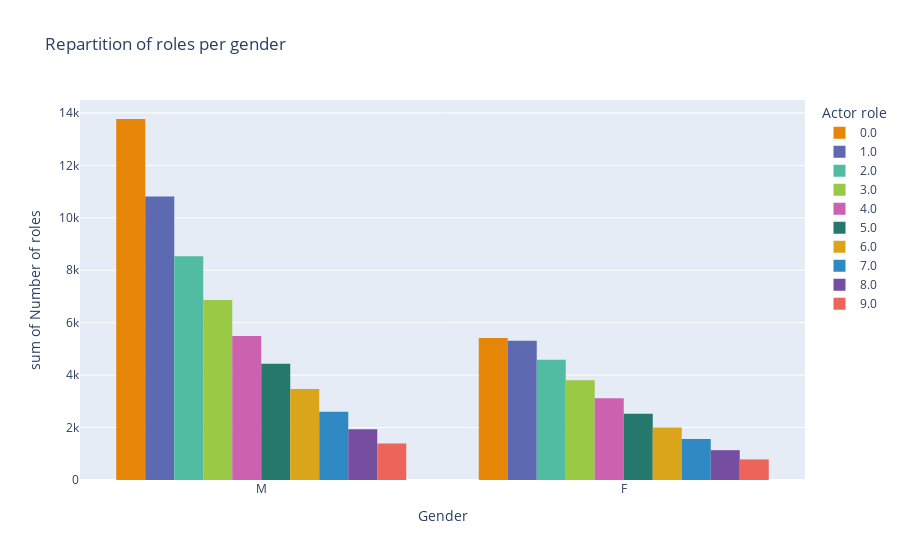

The cell this chart's notebook holds for it:
### Code cell
px.histogram(x = df_character.Actor_gender, y = df_character['count'], color = df_character.Main_actor, barmode='group', title='Repartition of roles per gender', labels = {'x':'Gender', 'y':'Number of roles', 'color':'Actor role'},color_discrete_sequence=px.colors.qualitative.Vivid)

### Figure 1 — Plotly figure (JSON) as saved in the notebook; plotly's stock layout.template omitted (floating-point values rounded to 4 significant figures; data arrays with more than 128 entries replaced by an {"elided": "..."} marker saying what was removed)
{"data": [{"alignmentgroup": "True", "bingroup": "x", "histfunc": "sum", "hovertemplate": "Actor role=0.0<br>Gender=%{x}<br>sum of Number of roles=%{y}<extra></extra>", "legendgroup": "0.0", "marker": {"color": "rgb(229, 134, 6)", "pattern": {"shape": ""}}, "name": "0.0", "offsetgroup": "0.0", "orientation": "v", "showlegend": true, "type": "histogram", "x": {"elided": "19185 str values"}, "xaxis": "x", "y": {"elided": "19185 int values"}, "yaxis": "y"}, {"alignmentgroup": "True", "bingroup": "x", "histfunc": "sum", "hovertemplate": "Actor role=1.0<br>Gender=%{x}<br>sum of Number of roles=%{y}<extra></extra>", "legendgroup": "1.0", "marker": {"color": "rgb(93, 105, 177)", "pattern": {"shape": ""}}, "name": "1.0", "offsetgroup": "1.0", "orientation": "v", "showlegend": true, "type": "histogram", "x": {"elided": "16122 str values"}, "xaxis": "x", "y": {"elided": "16122 int values"}, "yaxis": "y"}, {"alignmentgroup": "True", "bingroup": "x", "histfunc": "sum", "hovertemplate": "Actor role=2.0<br>Gender=%{x}<br>sum of Number of roles=%{y}<extra></extra>", "legendgroup": "2.0", "marker": {"color": "rgb(82, 188, 163)", "pattern": {"shape": ""}}, "name": "2.0", "offsetgroup": "2.0", "orientation": "v", "showlegend": true, "type": "histogram", "x": {"elided": "13118 str values"}, "xaxis": "x", "y": {"elided": "13118 int values"}, "yaxis": "y"}, {"alignmentgroup": "True", "bingroup": "x", "histfunc": "sum", "hovertemplate": "Actor role=3.0<br>Gender=%{x}<br>sum of Number of roles=%{y}<extra></extra>", "legendgroup": "3.0", "marker": {"color": "rgb(153, 201, 69)", "pattern": {"shape": ""}}, "name": "3.0", "offsetgroup": "3.0", "orientation": "v", "showlegend": true, "type": "histogram", "x": {"elided": "10671 str values"}, "xaxis": "x", "y": {"elided": "10671 int values"}, "yaxis": "y"}, {"alignmentgroup": "True", "bingroup": "x", "histfunc": "sum", "hovertemplate": "Actor role=4.0<br>Gender=%{x}<br>sum of Number of roles=%{y}<extra></extra>", "legendgroup": "4.0", "marker": {"color": "rgb(204, 97, 176)", "pattern": {"shape": ""}}, "name": "4.0", "offsetgroup": "4.0", "orientation": "v", "showlegend": true, "type": "histogram", "x": {"elided": "8608 str values"}, "xaxis": "x", "y": {"elided": "8608 int values"}, "yaxis": "y"}, {"alignmentgroup": "True", "bingroup": "x", "histfunc": "sum", "hovertemplate": "Actor role=5.0<br>Gender=%{x}<br>sum of Number of roles=%{y}<extra></extra>", "legendgroup": "5.0", "marker": {"color": "rgb(36, 121, 108)", "pattern": {"shape": ""}}, "name": "5.0", "offsetgroup": "5.0", "orientation": "v", "showlegend": true, "type": "histogram", "x": {"elided": "6957 str values"}, "xaxis": "x", "y": {"elided": "6957 int values"}, "yaxis": "y"}, {"alignmentgroup": "True", "bingroup": "x", "histfunc": "sum", "hovertemplate": "Actor role=6.0<br>Gender=%{x}<br>sum of Number of roles=%{y}<extra></extra>", "legendgroup": "6.0", "marker": {"color": "rgb(218, 165, 27)", "pattern": {"shape": ""}}, "name": "6.0", "offsetgroup": "6.0", "orientation": "v", "showlegend": true, "type": "histogram", "x": {"elided": "5467 str values"}, "xaxis": "x", "y": {"elided": "5467 int values"}, "yaxis": "y"}, {"alignmentgroup": "True", "bingroup": "x", "histfunc": "sum", "hovertemplate": "Actor role=7.0<br>Gender=%{x}<br>sum of Number of roles=%{y}<extra></extra>", "legendgroup": "7.0", "marker": {"color": "rgb(47, 138, 196)", "pattern": {"shape": ""}}, "name": "7.0", "offsetgroup": "7.0", "orientation": "v", "showlegend": true, "type": "histogram", "x": {"elided": "4161 str values"}, "xaxis": "x", "y": {"elided": "4161 int values"}, "yaxis": "y"}, {"alignmentgroup": "True", "bingroup": "x", "histfunc": "sum", "hovertemplate": "Actor role=8.0<br>Gender=%{x}<br>sum of Number of roles=%{y}<extra></extra>", "legendgroup": "8.0", "marker": {"color": "rgb(118, 78, 159)", "pattern": {"shape": ""}}, "name": "8.0", "offsetgroup": "8.0", "orientation": "v", "showlegend": true, "type": "histogram", "x": {"elided": "3069 str values"}, "xaxis": "x", "y": {"elided": "3069 int values"}, "yaxis": "y"}, {"alignmentgroup": "True", "bingroup": "x", "histfunc": "sum", "hovertemplate": "Actor role=9.0<br>Gender=%{x}<br>sum of Number of roles=%{y}<extra></extra>", "legendgroup": "9.0", "marker": {"color": "rgb(237, 100, 90)", "pattern": {"shape": ""}}, "name": "9.0", "offsetgroup": "9.0", "orientation": "v", "showlegend": true, "type": "histogram", "x": {"elided": "2175 str values"}, "xaxis": "x", "y": {"elided": "2175 int values"}, "yaxis": "y"}], "layout": {"barmode": "group", "legend": {"title": {"text": "Actor role"}, "tracegroupgap": 0}, "title": {"text": "Repartition of roles per gender"}, "xaxis": {"anchor": "y", "domain": [0, 1], "title": {"text": "Gender"}}, "yaxis": {"anchor": "x", "domain": [0, 1], "title": {"text": "sum of Number of roles"}}}}
